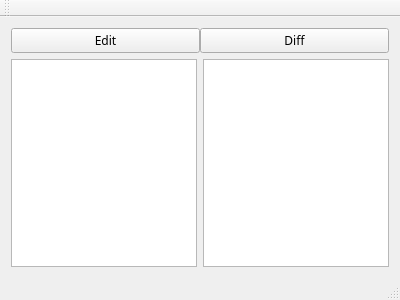
<?xml version="1.0" encoding="UTF-8"?>
<ui version="4.0">
 <class>MainWindow</class>
 <widget class="QMainWindow" name="MainWindow">
  <property name="geometry">
   <rect>
    <x>0</x>
    <y>0</y>
    <width>400</width>
    <height>300</height>
   </rect>
  </property>
  <property name="font">
   <font>
    <family>WenQuanYi Zen Hei</family>
   </font>
  </property>
  <property name="windowTitle">
   <string>qdiff</string>
  </property>
  <widget class="QWidget" name="centralWidget">
   <layout class="QVBoxLayout" name="verticalLayout">
    <item>
     <layout class="QHBoxLayout" name="horizontalLayout_2">
      <property name="spacing">
       <number>0</number>
      </property>
      <item>
       <widget class="QPushButton" name="editButton">
        <property name="text">
         <string>Edit</string>
        </property>
        <property name="flat">
         <bool>false</bool>
        </property>
       </widget>
      </item>
      <item>
       <widget class="QPushButton" name="diffButton">
        <property name="text">
         <string>Diff</string>
        </property>
       </widget>
      </item>
     </layout>
    </item>
    <item>
     <layout class="QHBoxLayout" name="horizontalLayout">
      <item>
       <widget class="QPlainTextEdit" name="leftEdit"/>
      </item>
      <item>
       <widget class="QPlainTextEdit" name="rightEdit"/>
      </item>
     </layout>
    </item>
   </layout>
  </widget>
  <widget class="QMenuBar" name="menuBar">
   <property name="geometry">
    <rect>
     <x>0</x>
     <y>0</y>
     <width>400</width>
     <height>29</height>
    </rect>
   </property>
  </widget>
  <widget class="QToolBar" name="mainToolBar">
   <attribute name="toolBarArea">
    <enum>TopToolBarArea</enum>
   </attribute>
   <attribute name="toolBarBreak">
    <bool>false</bool>
   </attribute>
  </widget>
  <widget class="QStatusBar" name="statusBar"/>
 </widget>
 <layoutdefault spacing="6" margin="11"/>
 <resources/>
 <connections/>
</ui>
